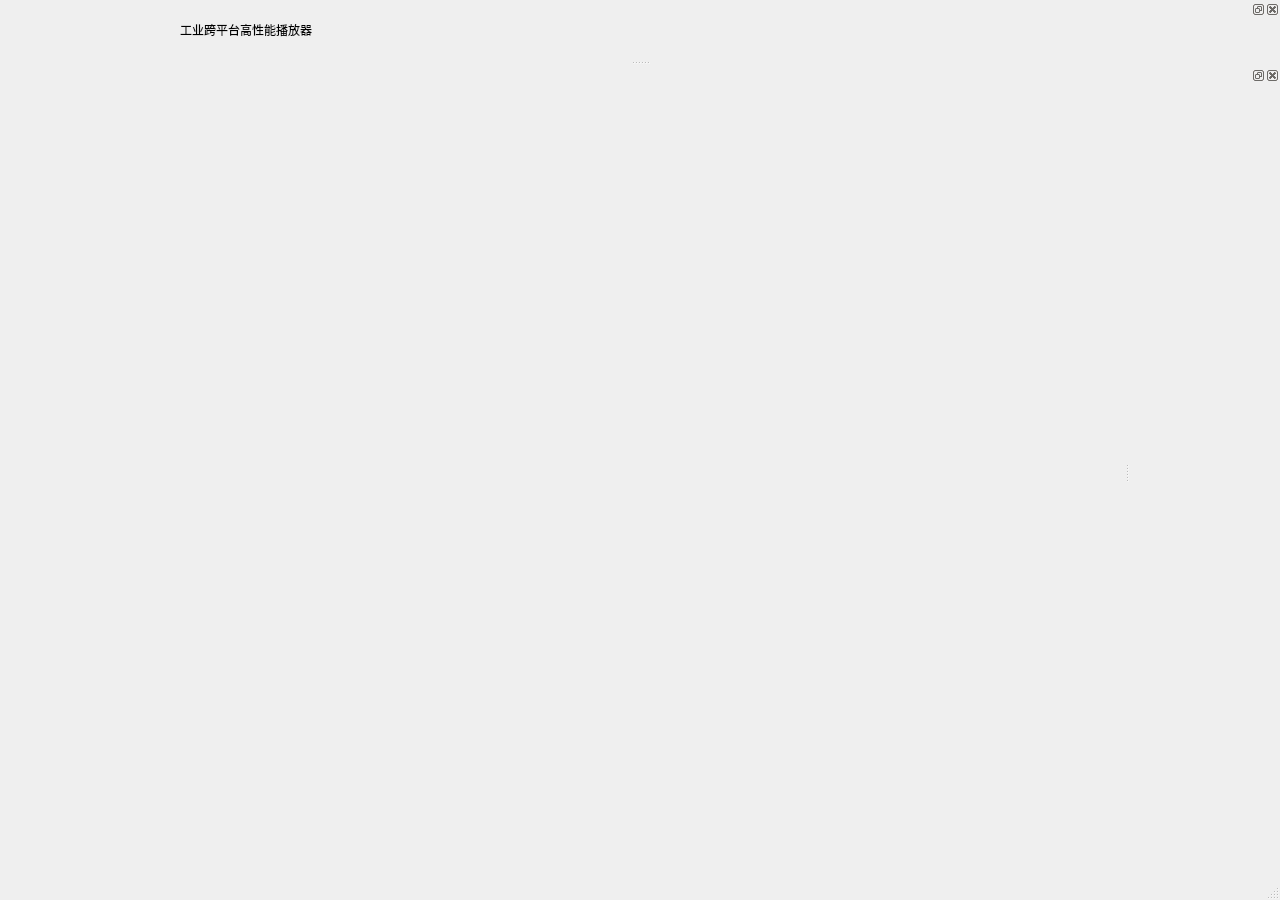
<?xml version="1.0" encoding="UTF-8"?>
<ui version="4.0">
 <class>MainWind</class>
 <widget class="QMainWindow" name="MainWind">
  <property name="geometry">
   <rect>
    <x>0</x>
    <y>0</y>
    <width>1280</width>
    <height>900</height>
   </rect>
  </property>
  <property name="windowTitle">
   <string>MainWind</string>
  </property>
  <widget class="QWidget" name="centralWidget">
   <property name="minimumSize">
    <size>
     <width>1100</width>
     <height>800</height>
    </size>
   </property>
   <property name="layoutDirection">
    <enum>Qt::LeftToRight</enum>
   </property>
   <layout class="QGridLayout" name="gridLayout">
    <item row="0" column="0">
     <widget class="QWidget" name="ShowCtrlBarPlaylistBgWidget" native="true">
      <layout class="QGridLayout" name="gridLayout_2">
       <item row="0" column="0">
        <widget class="DisplayWind" name="showWind" native="true">
         <property name="minimumSize">
          <size>
           <width>1080</width>
           <height>680</height>
          </size>
         </property>
        </widget>
       </item>
       <item row="1" column="0">
        <widget class="CtrlBar" name="ctrlBarWind" native="true">
         <property name="minimumSize">
          <size>
           <width>1080</width>
           <height>60</height>
          </size>
         </property>
        </widget>
       </item>
      </layout>
     </widget>
    </item>
   </layout>
  </widget>
  <widget class="QMenuBar" name="menuBar">
   <property name="geometry">
    <rect>
     <x>0</x>
     <y>0</y>
     <width>1280</width>
     <height>18</height>
    </rect>
   </property>
  </widget>
  <widget class="QStatusBar" name="statusBar"/>
  <widget class="QDockWidget" name="playListDockWidget">
   <property name="minimumSize">
    <size>
     <width>150</width>
     <height>418</height>
    </size>
   </property>
   <attribute name="dockWidgetArea">
    <number>2</number>
   </attribute>
   <widget class="PlayListWind" name="PlaylistContents">
    <property name="minimumSize">
     <size>
      <width>150</width>
      <height>400</height>
     </size>
    </property>
   </widget>
  </widget>
  <widget class="QDockWidget" name="TitleWid">
   <property name="minimumSize">
    <size>
     <width>200</width>
     <height>60</height>
    </size>
   </property>
   <attribute name="dockWidgetArea">
    <number>4</number>
   </attribute>
   <widget class="Title" name="titleContents">
    <widget class="QLabel" name="label_3">
     <property name="geometry">
      <rect>
       <x>180</x>
       <y>0</y>
       <width>211</width>
       <height>21</height>
      </rect>
     </property>
     <property name="text">
      <string>工业跨平台高性能播放器</string>
     </property>
    </widget>
   </widget>
  </widget>
 </widget>
 <layoutdefault spacing="6" margin="11"/>
 <customwidgets>
  <customwidget>
   <class>DisplayWind</class>
   <extends>QWidget</extends>
   <header location="global">displaywind.h</header>
   <container>1</container>
  </customwidget>
  <customwidget>
   <class>CtrlBar</class>
   <extends>QWidget</extends>
   <header location="global">ctrlbar.h</header>
   <container>1</container>
  </customwidget>
  <customwidget>
   <class>Title</class>
   <extends>QWidget</extends>
   <header location="global">title.h</header>
   <container>1</container>
  </customwidget>
  <customwidget>
   <class>PlayListWind</class>
   <extends>QWidget</extends>
   <header location="global">playlistwind.h</header>
   <container>1</container>
  </customwidget>
 </customwidgets>
 <resources/>
 <connections/>
</ui>
